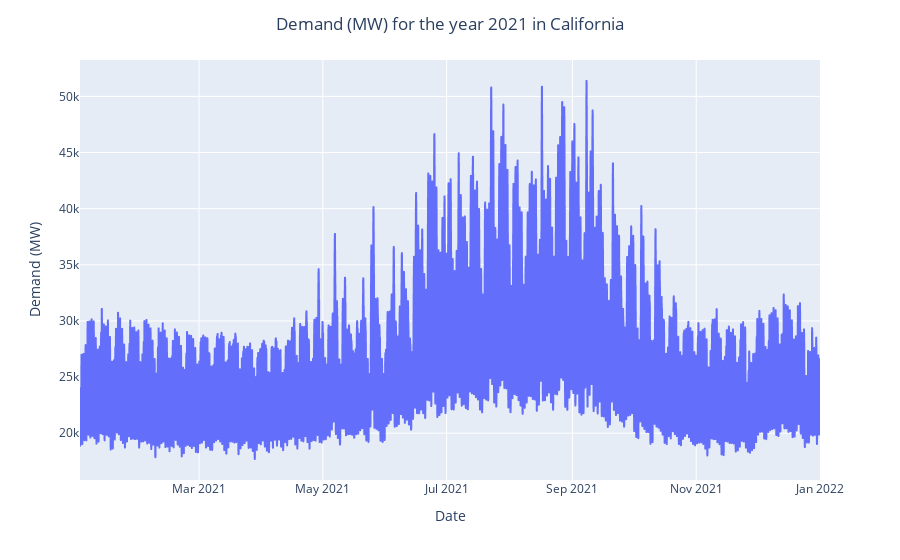
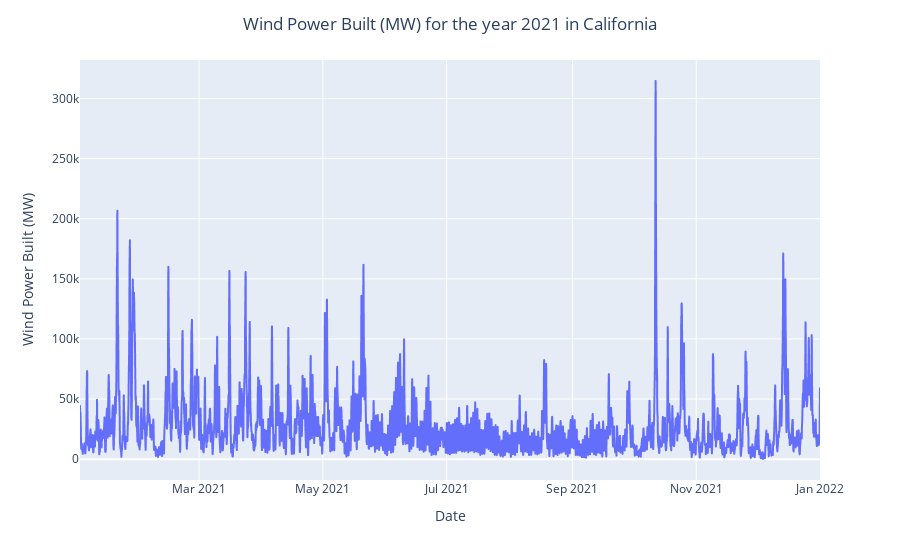
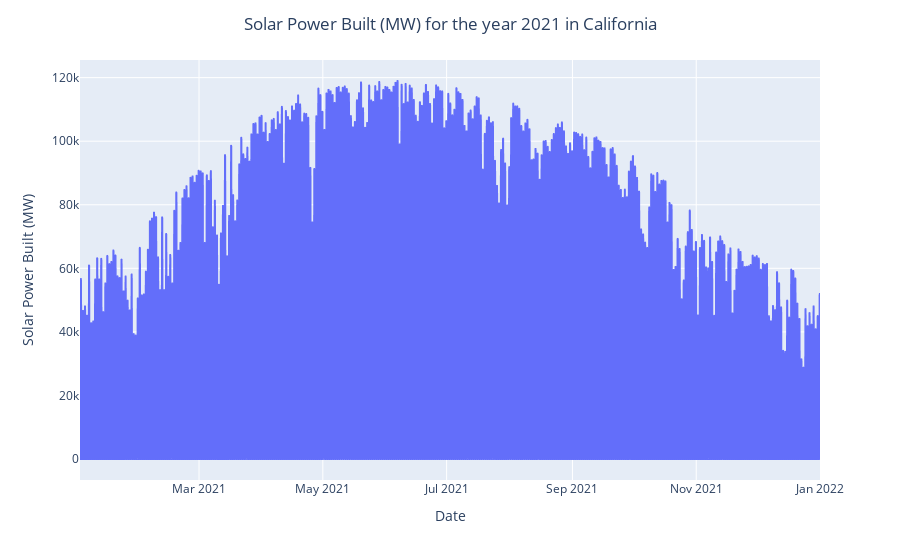
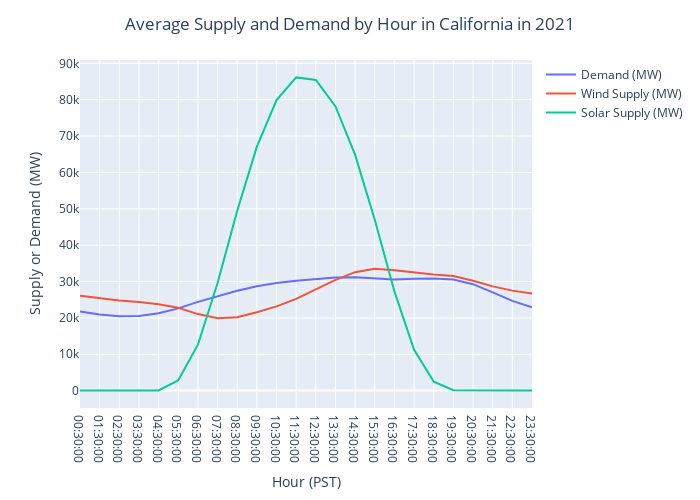

The cell these charts' notebook holds for them, in order:
### Markdown cell above
## Plot demand and supply

### Code cell
solar_build_factor = 1
wind_build_factor = 1
hourly_data = pd.read_csv('CA2021hourly.csv')

total_demand = hourly_data['demand'].sum()
total_solar = hourly_data['total_SWGDN'].sum()
total_wind = hourly_data['total_wind_capacity'].sum()
    
solar_adjustment = solar_build_factor * total_demand / total_solar
wind_adjustment = wind_build_factor * total_demand / total_wind

hourly_data['built_wind'] = hourly_data['total_wind_capacity'] * wind_adjustment
hourly_data['built_solar'] = hourly_data['total_SWGDN'] * solar_adjustment

hourly_data['Date'] = hourly_data['time']
hourly_data['Demand (MW)'] = hourly_data['demand']

print(sum(hourly_data['Demand (MW)']))
hourly_data['Wind Power Built (MW)'] = hourly_data['built_wind']
hourly_data['Solar Power Built (MW)'] = hourly_data['built_solar']
for var in['Demand (MW)', 'Wind Power Built (MW)', 'Solar Power Built (MW)']:
    fig = px.line(hourly_data, x='Date', y=var)
    fig.update_layout(title=f'{var} for the year 2021 in California', title_x=0.5)
    fig.show()

demand_sums = {}
solar_sums = {}
wind_sums = {}
for _, row in hourly_data.iterrows():
    hour = row['time'].split()[-1]
    demand_sums.setdefault(hour, []).append(row['demand'])
    wind_sums.setdefault(hour, []).append(row['built_wind'])
    solar_sums.setdefault(hour, []).append(row['built_solar'])
    
demand_sums = {k:sum(v)/len(v) for k, v in demand_sums.items()}
solar_sums = {k:sum(v)/len(v) for k, v in solar_sums.items()}
wind_sums = {k:sum(v)/len(v) for k, v in wind_sums.items()}



by_hour = {'Hour (PST)': [], 'Demand (MW)': [], 'Wind Supply (MW)': [], 'Solar Supply (MW)': []}
for time in demand_sums:
    by_hour['Hour (PST)'].append(datetime.strftime(datetime.strptime(time, "%H:%M:%S") - timedelta(hours=8), "%H:%M:%S"))
    by_hour['Demand (MW)'].append(demand_sums[time])
    by_hour['Wind Supply (MW)'].append(wind_sums[time])
    by_hour['Solar Supply (MW)'].append(solar_sums[time])
    
by_hour = pd.DataFrame(by_hour)
by_hour = by_hour.sort_values(by='Hour (PST)')

fig = px.line(by_hour, x='Hour (PST)', y=['Demand (MW)', 'Wind Supply (MW)', 'Solar Supply (MW)'])
fig.update_layout(width=700, height=500, title='Average Supply and Demand by Hour in California in 2021', title_x=0.5, yaxis_title = 'Supply or Demand (MW)', legend_title='')
fig.show()

### Figure 1 — Plotly figure (JSON) as saved in the notebook; plotly's stock layout.template omitted (floating-point values rounded to 4 significant figures; data arrays with more than 128 entries replaced by an {"elided": "..."} marker saying what was removed)
{"data": [{"hovertemplate": "Date=%{x}<br>Demand (MW)=%{y}<extra></extra>", "legendgroup": "", "line": {"color": "#636efa", "dash": "solid"}, "marker": {"symbol": "circle"}, "mode": "lines", "name": "", "showlegend": false, "type": "scattergl", "x": {"elided": "8752 str values"}, "xaxis": "x", "y": {"elided": "8752 int values"}, "yaxis": "y"}], "layout": {"legend": {"tracegroupgap": 0}, "margin": {"t": 60}, "title": {"text": "Demand (MW) for the year 2021 in California", "x": 0.5}, "xaxis": {"anchor": "y", "domain": [0, 1], "title": {"text": "Date"}}, "yaxis": {"anchor": "x", "domain": [0, 1], "title": {"text": "Demand (MW)"}}}}

### Figure 2 — Plotly figure (JSON) as saved in the notebook; plotly's stock layout.template omitted (floating-point values rounded to 4 significant figures; data arrays with more than 128 entries replaced by an {"elided": "..."} marker saying what was removed)
{"data": [{"hovertemplate": "Date=%{x}<br>Wind Power Built (MW)=%{y}<extra></extra>", "legendgroup": "", "line": {"color": "#636efa", "dash": "solid"}, "marker": {"symbol": "circle"}, "mode": "lines", "name": "", "showlegend": false, "type": "scattergl", "x": {"elided": "8752 str values"}, "xaxis": "x", "y": {"elided": "8752 float values"}, "yaxis": "y"}], "layout": {"legend": {"tracegroupgap": 0}, "margin": {"t": 60}, "title": {"text": "Wind Power Built (MW) for the year 2021 in California", "x": 0.5}, "xaxis": {"anchor": "y", "domain": [0, 1], "title": {"text": "Date"}}, "yaxis": {"anchor": "x", "domain": [0, 1], "title": {"text": "Wind Power Built (MW)"}}}}

### Figure 3 — Plotly figure (JSON) as saved in the notebook; plotly's stock layout.template omitted (floating-point values rounded to 4 significant figures; data arrays with more than 128 entries replaced by an {"elided": "..."} marker saying what was removed)
{"data": [{"hovertemplate": "Date=%{x}<br>Solar Power Built (MW)=%{y}<extra></extra>", "legendgroup": "", "line": {"color": "#636efa", "dash": "solid"}, "marker": {"symbol": "circle"}, "mode": "lines", "name": "", "showlegend": false, "type": "scattergl", "x": {"elided": "8752 str values"}, "xaxis": "x", "y": {"elided": "8752 float values"}, "yaxis": "y"}], "layout": {"legend": {"tracegroupgap": 0}, "margin": {"t": 60}, "title": {"text": "Solar Power Built (MW) for the year 2021 in California", "x": 0.5}, "xaxis": {"anchor": "y", "domain": [0, 1], "title": {"text": "Date"}}, "yaxis": {"anchor": "x", "domain": [0, 1], "title": {"text": "Solar Power Built (MW)"}}}}

### Figure 4 — Plotly figure (JSON) as saved in the notebook; plotly's stock layout.template omitted (floating-point values rounded to 4 significant figures)
{"data": [{"hovertemplate": "variable=Demand (MW)<br>Hour (PST)=%{x}<br>value=%{y}<extra></extra>", "legendgroup": "Demand (MW)", "line": {"color": "#636efa", "dash": "solid"}, "marker": {"symbol": "circle"}, "mode": "lines", "name": "Demand (MW)", "orientation": "v", "showlegend": true, "type": "scatter", "x": ["00:30:00", "01:30:00", "02:30:00", "03:30:00", "04:30:00", "05:30:00", "06:30:00", "07:30:00", "08:30:00", "09:30:00", "10:30:00", "11:30:00", "12:30:00", "13:30:00", "14:30:00", "15:30:00", "16:30:00", "17:30:00", "18:30:00", "19:30:00", "20:30:00", "21:30:00", "22:30:00", "23:30:00"], "xaxis": "x", "y": [21770.0, 20940.0, 20460.0, 20530.0, 21260.0, 22610.0, 24410.0, 26010.0, 27440.0, 28710.0, 29620.0, 30200.0, 30740.0, 31090.0, 31180.0, 30950.0, 30590.0, 30770.0, 30830.0, 30540.0, 29270.0, 27030.0, 24690.0, 22940.0], "yaxis": "y"}, {"hovertemplate": "variable=Wind Supply (MW)<br>Hour (PST)=%{x}<br>value=%{y}<extra></extra>", "legendgroup": "Wind Supply (MW)", "line": {"color": "#EF553B", "dash": "solid"}, "marker": {"symbol": "circle"}, "mode": "lines", "name": "Wind Supply (MW)", "orientation": "v", "showlegend": true, "type": "scatter", "x": ["00:30:00", "01:30:00", "02:30:00", "03:30:00", "04:30:00", "05:30:00", "06:30:00", "07:30:00", "08:30:00", "09:30:00", "10:30:00", "11:30:00", "12:30:00", "13:30:00", "14:30:00", "15:30:00", "16:30:00", "17:30:00", "18:30:00", "19:30:00", "20:30:00", "21:30:00", "22:30:00", "23:30:00"], "xaxis": "x", "y": [26080.0, 25360.0, 24800.0, 24340.0, 23760.0, 22790.0, 21040.0, 19900.0, 20180.0, 21570.0, 23170.0, 25240.0, 27770.0, 30450.0, 32570.0, 33490.0, 33120.0, 32480.0, 31940.0, 31520.0, 30200.0, 28660.0, 27490.0, 26690.0], "yaxis": "y"}, {"hovertemplate": "variable=Solar Supply (MW)<br>Hour (PST)=%{x}<br>value=%{y}<extra></extra>", "legendgroup": "Solar Supply (MW)", "line": {"color": "#00cc96", "dash": "solid"}, "marker": {"symbol": "circle"}, "mode": "lines", "name": "Solar Supply (MW)", "orientation": "v", "showlegend": true, "type": "scatter", "x": ["00:30:00", "01:30:00", "02:30:00", "03:30:00", "04:30:00", "05:30:00", "06:30:00", "07:30:00", "08:30:00", "09:30:00", "10:30:00", "11:30:00", "12:30:00", "13:30:00", "14:30:00", "15:30:00", "16:30:00", "17:30:00", "18:30:00", "19:30:00", "20:30:00", "21:30:00", "22:30:00", "23:30:00"], "xaxis": "x", "y": [0, 0, 0, 0, 52.59, 2836.0, 12620.0, 29590.0, 49460.0, 67080.0, 79910.0, 86130.0, 85420.0, 78130.0, 64820.0, 46980.0, 27250.0, 11230.0, 2447.0, 85.85, 0, 0, 0, 0], "yaxis": "y"}], "layout": {"height": 500, "legend": {"title": {"text": ""}, "tracegroupgap": 0}, "margin": {"t": 60}, "title": {"text": "Average Supply and Demand by Hour in California in 2021", "x": 0.5}, "width": 700, "xaxis": {"anchor": "y", "domain": [0, 1], "title": {"text": "Hour (PST)"}}, "yaxis": {"anchor": "x", "domain": [0, 1], "title": {"text": "Supply or Demand (MW)"}}}}
